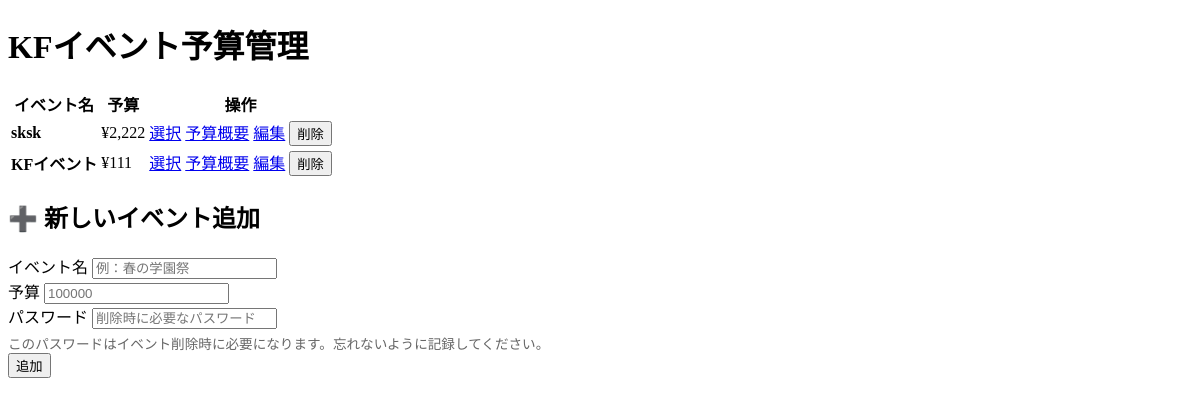
The app's page /, older data.
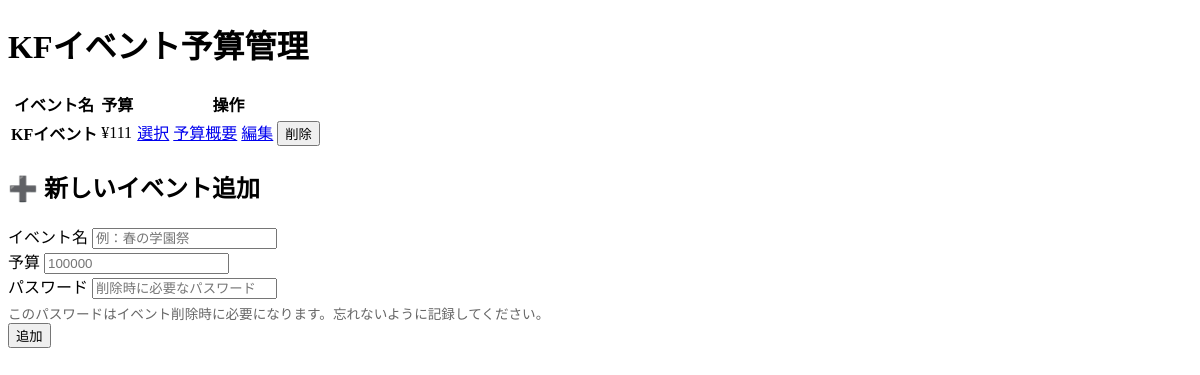
The same page, newer data.
### tables this page shows
CREATE TABLE `events` (
  `id` int NOT NULL,
  `name` varchar(255) NOT NULL,
  `budget` int NOT NULL,
  `slack_channel_url` varchar(255) NOT NULL
);

### index.php (the view, shortened to what this page needs)
<?php
require_once __DIR__ . '/config/db_connect.php';
$events = $pdo->query('SELECT * FROM events ORDER BY id DESC')->fetchAll();
?>
<!DOCTYPE html>
<html lang="ja">
<head>
    <link rel="stylesheet" href="assets/style.css">
</head>
<body>
    <div class="container">
        <div class="main-card">
            <h1 class="title">KFイベント予算管理</h1>
            <div class="table-container">
                <table class="styled-table">
                    <thead>
                        <tr>
                            <th>イベント名</th>
                            <th>予算</th>
                            <th>操作</th>
                        </tr>
                    </thead>
                    <tbody>
                        <?php foreach ($events as $event): ?>
                        <tr>
                            <td><strong><?= htmlspecialchars($event['name']) ?></strong></td>
                            <td>¥<?= number_format($event['budget']) ?></td>
                            <td>
                                <a href="event.php?event_id=<?= $event['id'] ?>" class="btn btn-primary btn-sm">選択</a>
                                <a href="budget_overview.php?event_id=<?= $event['id'] ?>" class="btn btn-info btn-sm">予算概要</a>
                                <a href="?edit_event=<?= $event['id'] ?>" class="btn btn-edit btn-sm">編集</a>
                                <button type="button" onclick="showDeleteForm(<?= $event['id'] ?>, '<?= htmlspecialchars($event['name'], ENT_QUOTES) ?>')" class="btn btn-delete btn-sm">削除</button>
                            </td>
                        </tr>
                        <?php endforeach; ?>
                    </tbody>
                </table>
            </div>
            <?php
            if (isset($_GET['edit_event'])) {
                $edit_id = $_GET['edit_event'];
                $stmt = $pdo->prepare('SELECT * FROM events WHERE id = ?');
                $stmt->execute([$edit_id]);
                $edit_event = $stmt->fetch();
                if ($edit_event): ?>
                <h2 class="subtitle">✏️ イベント編集</h2>
                <form method="post" class="form">
                    <input type="hidden" name="edit_id" value="<?= $edit_event['id'] ?>">
                    <div class="form-group">
                        <label>イベント名</label>
                        <input type="text" name="name" value="<?= htmlspecialchars($edit_event['name']) ?>" required class="input">
                    </div>
                    <div class="form-group">
                        <label>予算</label>
                        <input type="number" name="budget" value="<?= htmlspecialchars($edit_event['budget']) ?>" required class="input">
                    </div>
                    <div class="form-group">
                        <label>新しいパスワード（変更しない場合は空白）</label>
                        <input type="password" name="new_password" class="input" placeholder="新しいパスワードを入力（任意）">
                        <small class="form-help">パスワードはイベント削除時に必要になります</small>
                    </div>
                    <div class="text-right">
                        <a href="index.php" class="btn btn-outline">キャンセル</a>
                        <button type="submit" name="update_event" class="btn btn-primary">更新</button>
                    </div>
                </form>
                <?php endif;
            } else { ?>
                <h2 class="subtitle">➕ 新しいイベント追加</h2>
                <form method="post" class="form">
                    <div class="form-group">
                        <label>イベント名</label>
                        <input type="text" name="name" required class="input" placeholder="例：春の学園祭">
                    </div>
                    <div class="form-group">
                        <label>予算</label>
                        <input type="number" name="budget" required class="input" placeholder="100000">
                    </div>
                    <div class="form-group">
                        <label>パスワード</label>
                        <input type="password" name="password" required class="input" placeholder="削除時に必要なパスワード">
                        <small class="form-help">このパスワードはイベント削除時に必要になります。忘れないように記録してください。</small>
                    </div>
                    <div class="text-right">
                        <button type="submit" name="add_event" class="btn btn-success">追加</button>
                    </div>
                </form>
            <?php } ?>
        </div>
    </div>
</body>
</html>

Row changes from the older to the newer data that the page shows:
removed events: name "sksk", budget "2,222"
